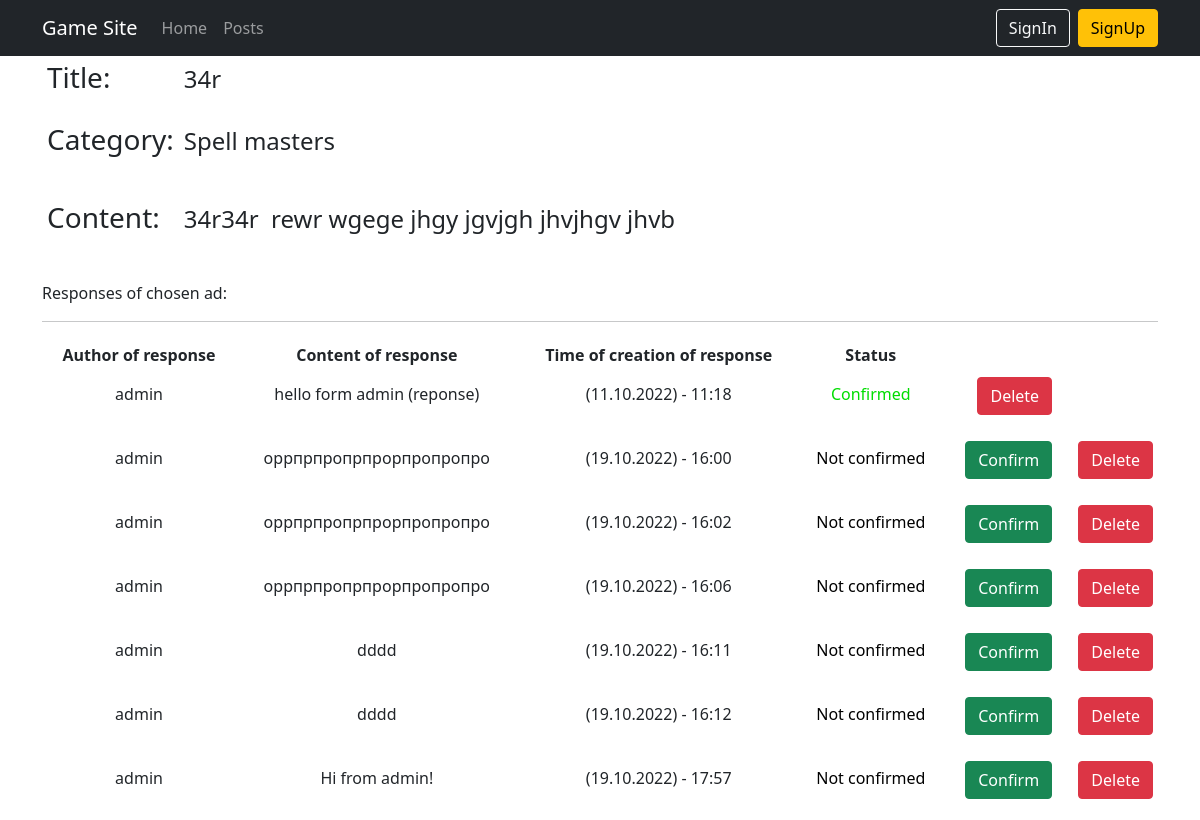
/profile/responses_for_post/8, run on an earlier commit of the app's database.
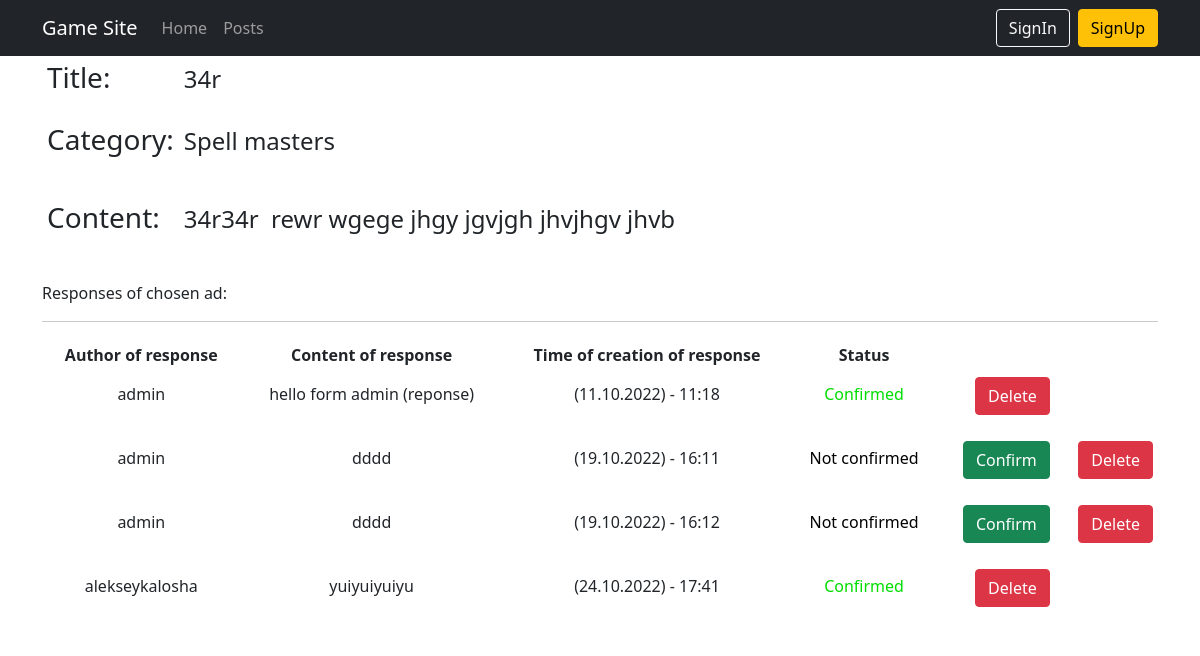
And on a later commit of the database.
### ads/models.py (models this page shows, shortened)
class Post(models.Model):
    TYPE = (
        ('tank', 'Tanks'),
        ('heal', 'Heals'),
        ('dd', 'DD'),
        ('buyers', 'Merchants'),
        ('gildmaster', 'Gildmasters'),
        ('quest', 'Quest'),
        ('smith', 'Blacksmiths'),
        ('tanner', 'Tanners'),
        ('potion', 'Potions'),
        ('spellmaster', 'Spell masters'),
    )
    author = models.ForeignKey(User, on_delete=models.CASCADE, default=None, blank=True)
    title = models.CharField(max_length=64, unique=True)
    category = models.CharField(max_length=16, choices=TYPE, default='tank')
    content = RichTextUploadingField(blank=True, null=True)

class Response(models.Model):
    author = models.ForeignKey(User, on_delete=models.CASCADE, default=None, blank=True)
    text = models.TextField()
    time_of_creation = models.DateTimeField(auto_now_add=True)
    post = models.ForeignKey(
        Post,
        on_delete=models.CASCADE,
        default=None,
        blank=True,
        related_name='response'
    )
    confirmed = models.BooleanField(default=False)

### profile/views.py (the view)
# urls.py: path('responses_for_post/<int:pk>', ResponsesForPostView.as_view(), name='response_for_post'),
class ResponsesForPostView(DetailView):
    model = Post
    template_name = 'profile/responses_for_post.html'
    def get_context_data(self, **kwargs):
        context = super().get_context_data(**kwargs)
        id = self.kwargs.get('pk')
        obj = Post.objects.get(pk=id)
        responses = Response.objects.filter(post=obj)
        context['responses'] = responses
        return context

### templates/profile/responses_for_post.html (shortened to what this page needs)
{% extends 'index.html' %}
{% load crispy_forms_tags %}
{% block content %}
<table align="left" cellpadding="20">
    <tr>
        <td>
            <h3 align="left">Title: </h3>
        </td>
        <td width="100%">
            <p align="left">
                <font size="5"> {{ post.title }} </font>
            </p>
        </td>
    </tr>
    <tr>
        <td>
            <h3 align="left">Category: </h3>
        </td>
        <td>
            <p align="left">
                <font size="5"> {{ post.get_category_display }} </font>
            </p>
        </td>
    </tr>
    <tr>
        <td>
            <h3 align="left">Content: &nbsp</h3>
        </td>
        <td align="left">
            <p align="left">
                <font size="5"> {{ post.content|safe }} </font>
            </p>
        </td>
    </tr>
</table>
{% if responses %}
<p align="left">
    <font size="3">Responses of chosen ad:</font>
</p>
<hr>
<table align="center" width="100%">
    <thead>
    <th>
        <b> Author of response </b>
    </th>
    <th>
        <b> Content of response </b>
    </th>
    <th>
        <b> Time of creation of response </b>
    </th>
    <th>
        <b> Status </b>
    </th>
    </thead>
    {% for response in responses %}
    <tr>
        <td>
            {{ response.author }}
        </td>
        <td>
            {{ response.text }}
        </td>
        <td>
            {{ response.time_of_creation|date:'(d.m.Y) - H:i' }}
        </td>
        <td>
            {% if response.confirmed %}
            <font color="00dd00">Confirmed</font>
            {% else %}
            <font color="000000">Not confirmed</font>
            {% endif %}
        </td>
        {% if response.confirmed %}
        <td>
            <p align="right">
                <button type="button" class="btn btn-danger">
                    <a href="{% url 'response_delete' response.id %}" style="color:#ffffff">Delete</a>
                </button>
                <br>
            </p>
        </td>
        {% else %}
        <td>
            <p align="right">
                <button type="button" class="btn btn-success">
                    <a href="{{ post.id }}/confirm_response/?pk={{ response.id }}">
                        <font color="white">Confirm</font>
                    </a>
                </button>
            </p>
        </td>
        <td>
            <p align="right">
                <button type="button" class="btn btn-danger">
                    <a href="{% url 'response_delete' response.id %}" style="color:#ffffff">Delete</a>
                </button>
                <br>
            </p>
        </td>
        {% endif %}
    </tr>
    {% endfor %}
</table>
{% else %}
<h4 align="center">
    You have no responses for this ad.
</h4>
{% endif %}
{% endblock %}

### templates/index.html (shortened to what this page needs)
<!DOCTYPE html>
<html lang="en">
<head>
    {% load static %}
    <link href="{% static 'css/styles.css'%}" rel="stylesheet"/>
</head>
<body>
<nav class="navbar navbar-expand-lg navbar-dark bg-dark static-top">
    <div class="container">
        <a class="navbar-brand" href="#">Game Site</a>
        <div class="collapse navbar-collapse" id="navbarResponsive">
            <ul class="navbar-nav mr-auto">
                <li class="nav-item">
                    <a class="nav-link" href="/">Home</a>
                </li>
                <li class="nav-item">
                    <a class="nav-link" href="/posts/">Posts</a>
                </li>
            </ul>
        </div>
        <div class="col-4 d-flex justify-content-end align-items-center">
            <ul class="nav navbar-nav navbar-right">
                {% if request.user.username %}
                <li class="nav-item">
                    <a class="nav-link" href="/profile/">
                    <font color="ffcf00">{{ request.user.username }}</font>
                    </a>
                </li>
                <li class="nav-item">
                    <a class="nav-link" href="/accounts/logout/">Logout</a>
                </li>
                {% else %}
                <li class="nav-item">
                    <a class="btn btn-outline-light me-2" href="/accounts/login/"> SignIn </a>
                </li>
                <li class="nav-item">
                    <a class="btn btn-warning" href="/accounts/signup/"> SignUp </a>
                </li>
                {% endif %}
            </ul>
        </div>
    </div>
</nav>
<div class="container">
    <div class="row">
        <div class="col-lg-12 text-center">
            {% block content %}{% endblock content %}
        </div>
    </div>
</div>
</body>
</html>

### templates/profile/responses_for_post.html (style rules this page uses)
table { width: 100%; background: white; border: 1px; }
td, th { padding: 5px; border: 1px; vertical-align: 10px; }
a { text-decoration: none; }

What changed in the data, as far as the page shows it:
removed Response: author "admin", text "оррпрпропрпрорпропропро", time_of_creation "(19.10.2022) - 16:00", confirmed "Not confirmed"
removed Response: author "admin", text "оррпрпропрпрорпропропро", time_of_creation "(19.10.2022) - 16:02", confirmed "Not confirmed"
removed Response: author "admin", text "оррпрпропрпрорпропропро", time_of_creation "(19.10.2022) - 16:06", confirmed "Not confirmed"
removed Response: author "admin", text "Hi from admin!", time_of_creation "(19.10.2022) - 17:57", confirmed "Not confirmed"
added Response: author "alekseykalosha", text "yuiyuiyuiyu", time_of_creation "(24.10.2022) - 17:41", confirmed "Confirmed"
